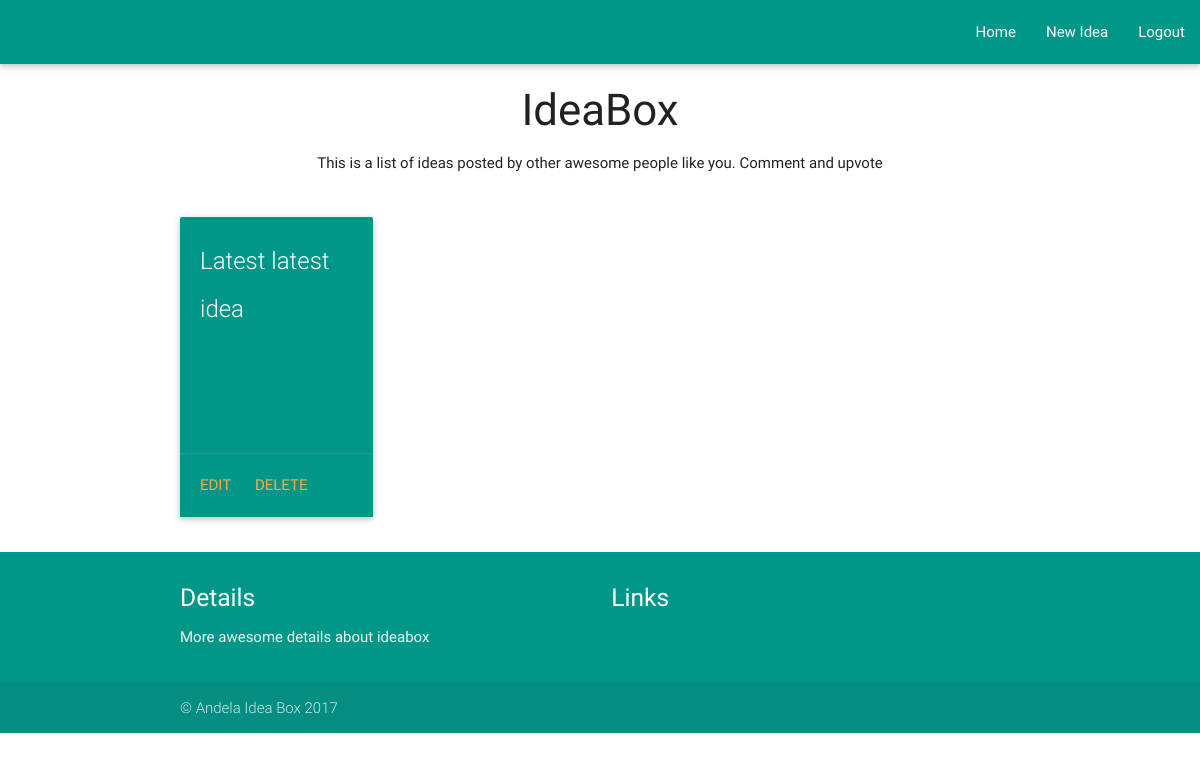
Before: /profile (signed in) with the older database file.
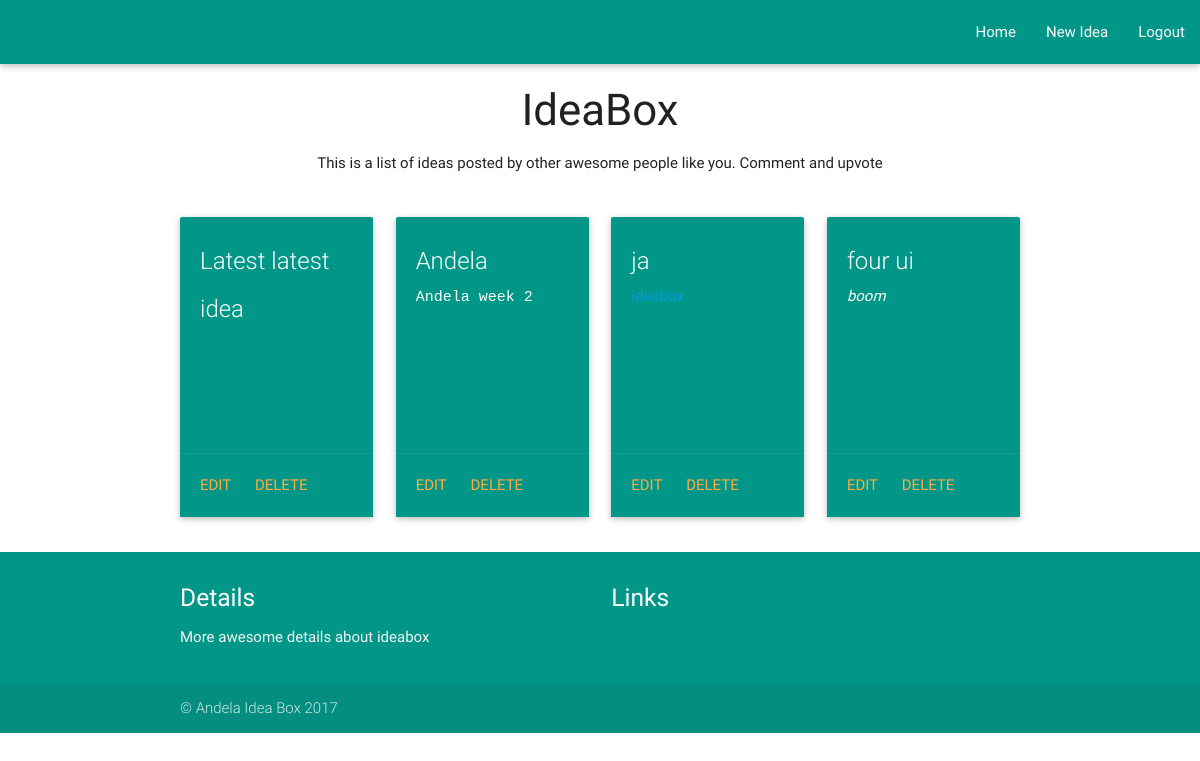
After: the same page with the newer database file.
### database_setup.py (models this page shows)
class Ideas(Base):
    __tablename__ = 'idea'
    id = Column(Integer, primary_key = True, autoincrement = True)
    name = Column(String(80), nullable = False)
    description = Column(String(250), nullable = False)
    rating = Column(String(8), nullable = True)
    category = Column(String(250), nullable = False)
    tags = Column(String(250))
    user_id = Column(Integer, ForeignKey('user.id'))
    user = relationship(User)
    upvotes = Column(Integer, default = 0)
    downvotes = Column(Integer, default = 0)

### project.py (the view)
@app.route('/profile')
def profile():
    if session.get('user'):
        userEmail = session['user']
        user_id_set = dbsession.query(User.id).filter_by(email = userEmail).first()
        user_id = user_id_set[0]
        ideas = dbsession.query(Ideas).filter_by(user_id = user_id)
        return render_template('user.html', ideas=ideas)
    else:
        return render_template('error.html',error = 'Unauthorized Access')

### templates/user.html (shortened to what this page needs)
<!DOCTYPE html>
<html lang="en">
<head>
      <link type="text/css" rel="stylesheet" href="/static/css/materialize.min.css"  media="screen,projection"/>
</head>
<body>
        <div class="header">
            <nav class="teal">
                <ul class="right nav nav-pills pull-right">
                	<li role="presentation" class=""><a href="/home">Home</a></li>
                    <li role="presentation" class=""> <a href="/newidea"> New Idea </a> </li>
                    <li role="presentation" class=""> <a href="/logout"> Logout </a> </li>
                </ul>
            </nav>
            <h3 class="text-muted center">IdeaBox</h3>
        </div>
    <div class="container">
        <div class="row">
           <span> <p class="center"> This is a list of ideas posted by other awesome people like you. Comment and upvote </p> </span>
        </div>
        <div class="row">
          {% for idea in ideas %}
          <div class="col s12 m4 l3">
          <div class="card small teal">
            <div class="card-content white-text">
              <span class="card-title">{{idea.name}}</span>
              <p>{% filter markdown %}{{ idea.description }}{% endfilter %}</p>
            </div>
            <div class="card-action">
              <a href="/edit/{{idea.id}}/">Edit</a>
              <a href="/delete/{{idea.id}}/">Delete</a>
            </div>
          </div>
          </div>
          {% endfor %}
        </div>
    </div>
    <footer class="page-footer teal">
        <div class="container">
          <div class="row">
            <div class="col l6 s12">
              <h5 class="white-text"> Details </h5>
              <p class="grey-text text-lighten-4">
                More awesome details about ideabox
              </p>
            </div>
            <div class="col l4 offset-12 s12">
              <h5 class="white-text"> Links </h5>
            </div>
          </div>
        </div>
        <div class="footer-copyright">
          <div class="container"> &copy; Andela Idea Box 2017 </div>
        </div>
      </footer>
</body>
</html>

Changed rows visible on the page:
added Ideas: name "Andela", description "Andela week 2"
added Ideas: name "ja"
added Ideas: name "four ui", description "boom"
